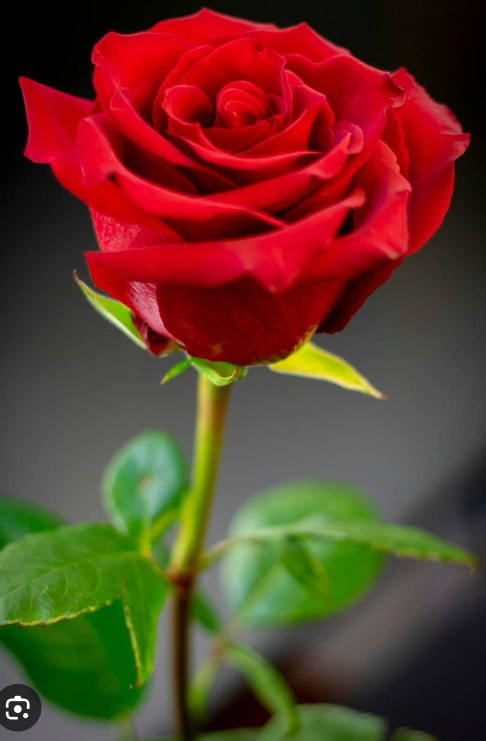
#> input picture launch/rose.jpg, 971 x 1482 px, given in place of the camera (shown at 1/2 size)
$ python my_opencv_test.py
#> lines starting #> are read from the running program, lines starting #| are printed output that depends on the picture; after the words box and inside, x2 and y2 are one past the last pixel; in counts of white or black regions, pixels touching at a corner belong together
import cv2 as cv
import numpy as np

# 1. เริ่มต้นกล้อง (ลองเปลี่ยนเลขเป็น 0, 2, 4 หากกล้องไม่ติด)
cap = cv.VideoCapture(1)

while True:
    ret, frame = cap.read()
#> frame is the input picture: shape (1482, 971, 3); mean B, G, R 41.1, 58.8, 98.1
    if not ret:
        break

    # ปรับขนาดให้เล็กลงเพื่อให้แสดงผลรวมกันได้ง่าย
    frame = cv.resize(frame, (480, 360))
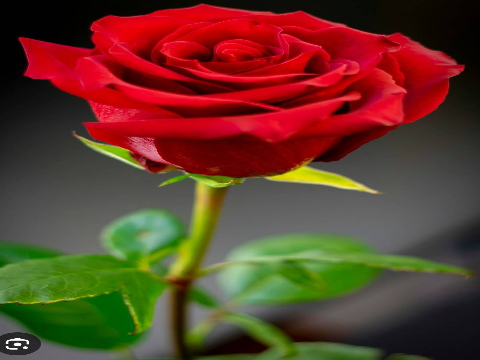
#> frame: shape (360, 480, 3); mean B, G, R 41, 58.7, 98
    hsv = cv.cvtColor(frame, cv.COLOR_BGR2HSV)
#> hsv: shape (360, 480, 3); mean H, S, V 62.3, 140.4, 109.1

    # 2. กำหนดช่วงสี (ตามที่คุณใช้ในสไลด์และวิดีโอ)
    lower_red = np.array([0, 120, 70])
    upper_red = np.array([10, 255, 255])
    lower_green = np.array([35, 70, 60])
    upper_green = np.array([85, 255, 255])

    # สร้าง Mask สำหรับแต่ละสี
    mask_red = cv.inRange(hsv, lower_red, upper_red)
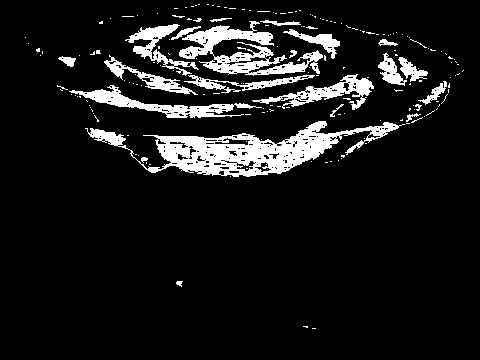
#> mask_red: shape (360, 480); 9.9% white; 186 white regions (162 under 20 px), largest, box (x1, y1, x2, y2) and area: (85, 121, 405, 177) 6149, (179, 21, 323, 76) 2930, (69, 85, 262, 118) 1602
    mask_green = cv.inRange(hsv, lower_green, upper_green)
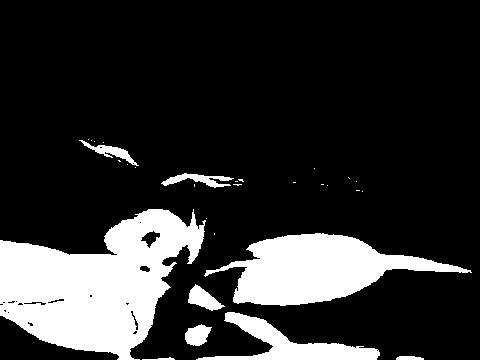
#> mask_green: shape (360, 480); 18.8% white; 30 white regions (21 under 20 px), largest, box (x1, y1, x2, y2) and area: (0, 209, 206, 360) 17984, (204, 233, 472, 306) 9552, (196, 312, 380, 360) 2939

    # รวม Mask เข้าด้วยกัน (แดง OR เขียว)
    combined_mask = cv.bitwise_or(mask_red, mask_green)
#> combined_mask: shape (360, 480); 28.6% white; 212 white regions (181 under 20 px), largest, box (x1, y1, x2, y2) and area: (0, 209, 206, 360) 17984, (204, 233, 472, 306) 9552, (79, 121, 405, 188) 7014

    # 3. กำจัดจุดรบกวน (Denoising) ด้วย Morphology
    kernel = np.ones((5, 5), np.uint8)
    combined_mask = cv.morphologyEx(combined_mask, cv.MORPH_OPEN, kernel)
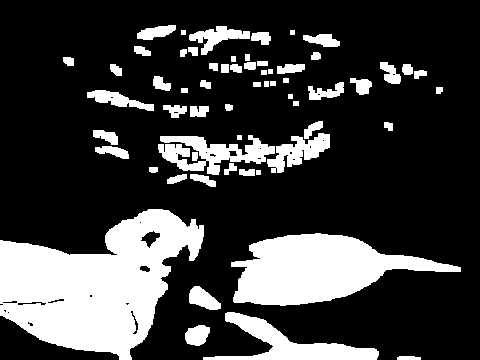
#> combined_mask: shape (360, 480); 24% white; 61 white regions

    # 4. ค้นหาขอบวัตถุ (Contours) และวาดเส้นล้อมรอบ
    contours, _ = cv.findContours(combined_mask, cv.RETR_EXTERNAL, cv.CHAIN_APPROX_SIMPLE)
#> contours = 61 contours, 6 with area under 20; largest, box (x1, y1, x2, y2) and area: (0, 209, 204, 360) 17876, (231, 233, 461, 306) 9112, (203, 312, 379, 360) 2670, (158, 135, 275, 175) 2098, (267, 133, 330, 173) 1084

    for cnt in contours:
        area = cv.contourArea(cnt)
        if area > 500: # กรองเฉพาะวัตถุที่มีขนาดใหญ่พอ
            x, y, w, h = cv.boundingRect(cnt)
            # วาดสี่เหลี่ยมล้อมรอบวัตถุที่เจอ
            cv.rectangle(frame, (x, y), (x + w, y + h), (0, 255, 0), 2)
            cv.putText(frame, "Target Detected", (x, y - 10),
                       cv.FONT_HERSHEY_SIMPLEX, 0.5, (0, 255, 0), 2)
#> this loop made 61 passes
#> (area, x, y, w, h) on passes 3, 5, 6, 15, 17, 26, 60: (2669.5, 203, 312, 176, 48), (9112, 231, 233, 230, 73), (17875.5, 0, 209, 204, 151), (2098, 158, 135, 117, 40), (1083.5, 267, 133, 63, 40), (541.5, 87, 90, 67, 21), (653.5, 189, 26, 61, 29)
#> area on passes 1, 2, 4, 7, 8, 10: 62, 360, 435, 145.5, 101, 79
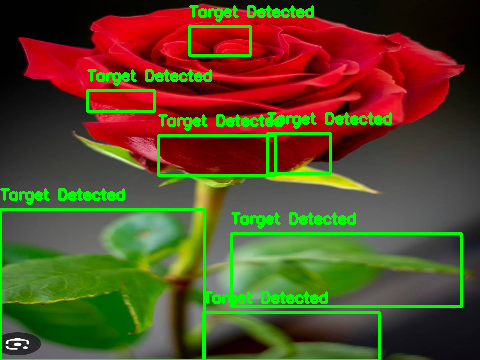
#> frame: shape (360, 480, 3); 7.49% of pixels changed, all inside (x1, y1, x2, y2) = (0, 5, 463, 360)

    # 5. ตัดภาพแสดงผลสีเฉพาะส่วนที่เลือก
    result = cv.bitwise_and(frame, frame, mask=combined_mask)
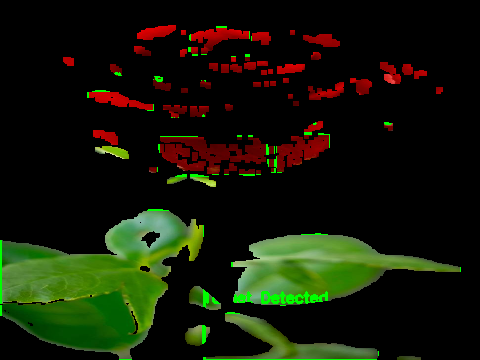
#> result: shape (360, 480, 3); mean B, G, R 6.5, 25.1, 20

    # 6. รวมภาพแสดงผล (Stacking)
    # แปลง Mask 1 แชนแนลเป็น 3 แชนแนลเพื่อรวมกับภาพสี
    mask_3ch = cv.cvtColor(combined_mask, cv.COLOR_GRAY2BGR)
#> mask_3ch: shape (360, 480, 3); 24% white; 61 white regions, largest, box (x1, y1, x2, y2) and area: (0, 209, 204, 360) 17862, (231, 233, 461, 306) 9390, (203, 312, 379, 360) 2903
    final_output = np.hstack((frame, mask_3ch, result))
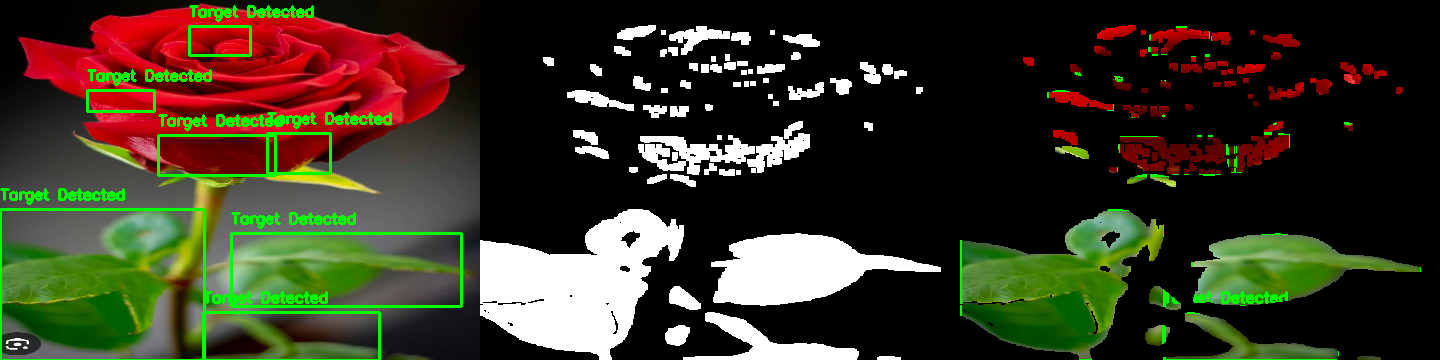
#> final_output: shape (360, 1440, 3); mean B, G, R 35, 53.2, 56.6

    # แสดงผล
    cv.imshow('OpenCV Ultimate Analysis', final_output)

    # กด 'q' เพื่อออก
    if cv.waitKey(1) & 0xFF == ord('q'):
#> (key q is pressed here)
        break

cap.release()
cv.destroyAllWindows()
